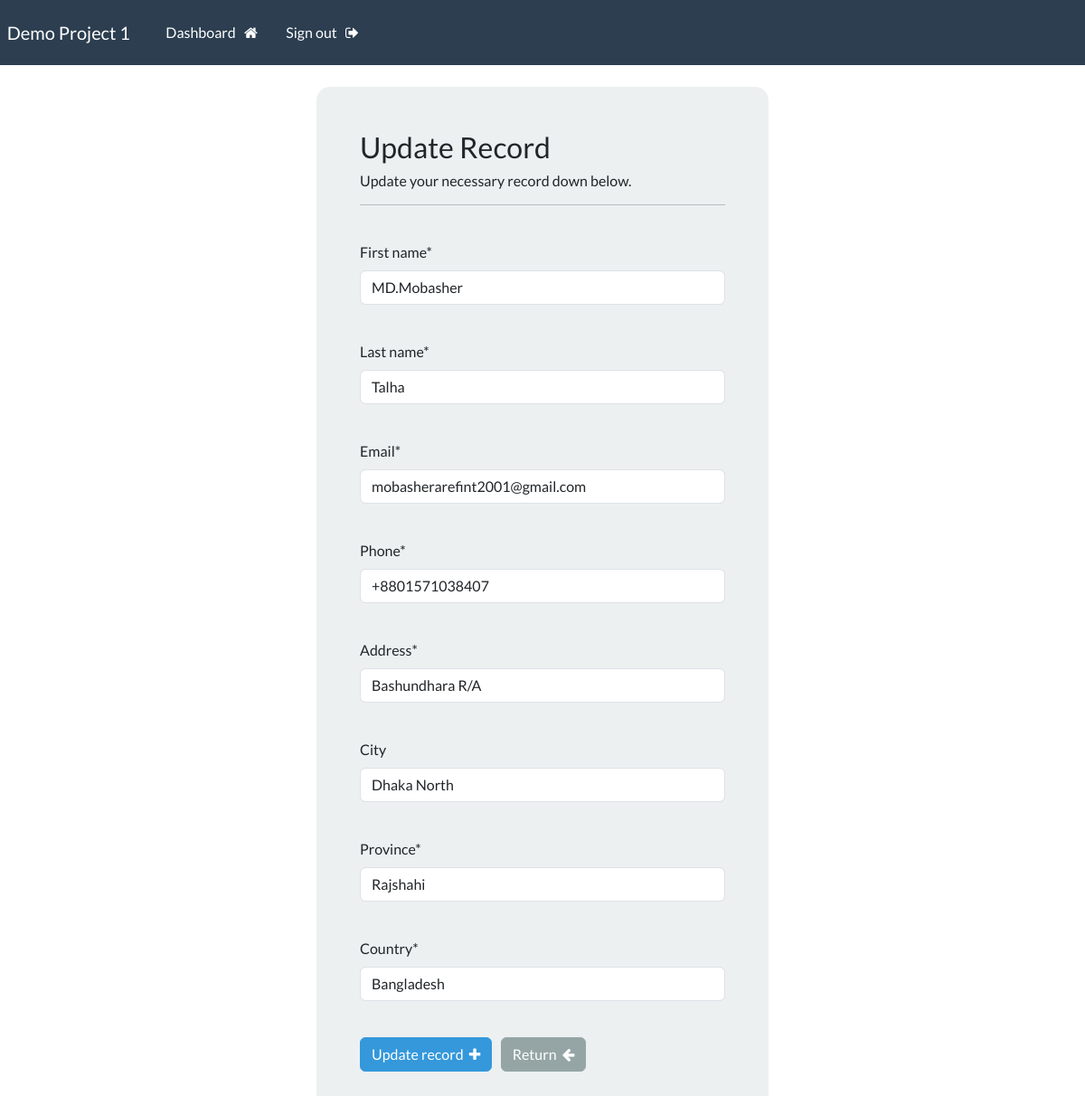
The app's page /update-record/1 (signed in) with its own data.
### webapp/models.py (models this page shows, shortened)
class Record(models.Model):
    creation_date = models.DateTimeField(auto_now_add=True)
    first_name = models.CharField(max_length=100)
    last_name = models.CharField(max_length=100)
    email = models.CharField(max_length=255) #EmailField
    phone = models.CharField(max_length=20)
    address = models.CharField(max_length=300)
    city = models.CharField(max_length=250, blank=True)
    province = models.CharField(max_length=225)
    country = models.CharField(max_length=80)

### webapp/views.py (the view)
# urls.py: path('update-record/<int:pk>', views.update_record, name='update-record'),
@login_required(login_url="my-login")
def update_record(request, pk):
    record = Record.objects.get(id=pk)
    frm = UpdateRecordForm(instance=record)
    if request.method == 'POST':
        frm =UpdateRecordForm(request.POST, instance=record)
        if frm.is_valid():
            frm.save()
            messages.success(request,"The record was successfully updated.")
            return redirect('dashboard')
    context = {'frm':frm}
    return render (request,'webapp/update-record.html', context=context)

### webapp/forms.py
class UpdateRecordForm(forms.ModelForm):
    class Meta:
        model  = Record
        fields = ['first_name', 'last_name', 'email', 'phone', 'address', 'city', 'province', 'country']

### webapp/templates/webapp/update-record.html (shortened to what this page needs)
{% extends "webapp/base.html" %}
{% load crispy_forms_tags %}
{% block content %}
<body>
    <div class="container  bg-light shadow-md p-5 form-layout">
        <h3> Update Record </h3>
        <h6> Update your necessary record down below.</h6>
        <hr>
        <br>
        <form method="POST" autocomplete="off">
            {{frm.first_name|as_crispy_field}}
            <br>
            {{frm.last_name|as_crispy_field}}
            <br>
            {{frm.email|as_crispy_field}}
            <br>
            {{frm.phone|as_crispy_field}}
            <br>
            {{frm.address|as_crispy_field}}
            <br>
            {{frm.city|as_crispy_field}}
            <br>
            {{frm.province|as_crispy_field}}
            <br>
            {{frm.country|as_crispy_field}}
            <br>
            <button type="submit" class="btn btn-info " > Update record &nbsp;<i class="fa fa-plus" aria-hidden="true"></i> </button>
            <a href="{% url 'dashboard' %}" class="btn btn-secondary">
                Return &nbsp;<i class="fa fa-arrow-left" aria-hidden="true"></i>
            </a>
        </form>
    </div>
    <br>
    </body>
{% endblock content %}

### static/css/style.css (style rules this page uses)
.form-layout { border-radius: 15px; width: 500px; }

### records on screen
Record: first_name "MD.Mobasher", last_name "Talha", email "mobasherarefint2001@gmail.com", phone "+8801571038407", address "Bashundhara R/A", city "Dhaka North", province "Rajshahi", country "Bangladesh"
